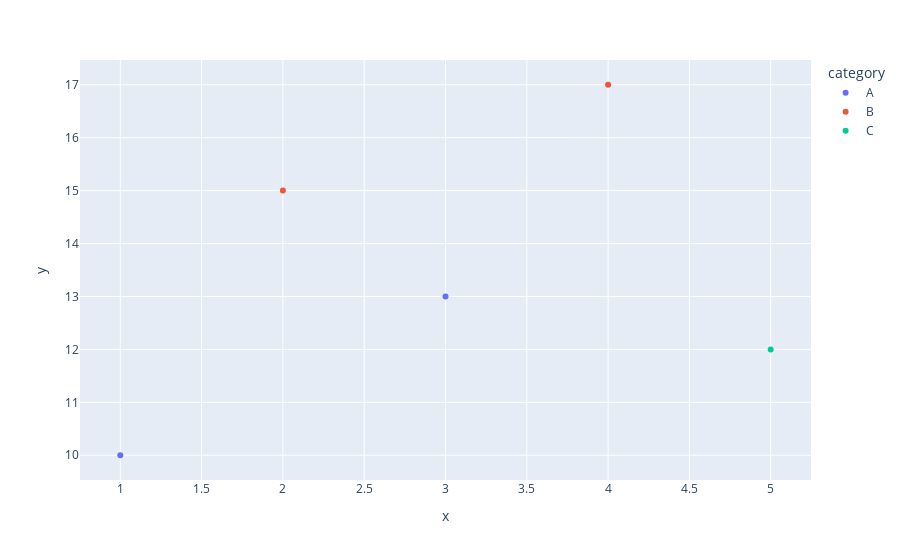

The notebook cell this image was saved under:
### Code cell
import plotly.express as px
fig = px.scatter(df, x='x', y='y', color='category')
fig.show()  # Interacts in browser or Jupyter

### Figure 1 — Plotly figure (JSON) as saved in the notebook; plotly's stock layout.template omitted (floating-point values rounded to 4 significant figures)
{"data": [{"hovertemplate": "category=A<br>x=%{x}<br>y=%{y}<extra></extra>", "legendgroup": "A", "marker": {"color": "#636efa", "symbol": "circle"}, "mode": "markers", "name": "A", "orientation": "v", "showlegend": true, "type": "scatter", "x": [1, 3], "xaxis": "x", "y": [10, 13], "yaxis": "y"}, {"hovertemplate": "category=B<br>x=%{x}<br>y=%{y}<extra></extra>", "legendgroup": "B", "marker": {"color": "#EF553B", "symbol": "circle"}, "mode": "markers", "name": "B", "orientation": "v", "showlegend": true, "type": "scatter", "x": [2, 4], "xaxis": "x", "y": [15, 17], "yaxis": "y"}, {"hovertemplate": "category=C<br>x=%{x}<br>y=%{y}<extra></extra>", "legendgroup": "C", "marker": {"color": "#00cc96", "symbol": "circle"}, "mode": "markers", "name": "C", "orientation": "v", "showlegend": true, "type": "scatter", "x": [5], "xaxis": "x", "y": [12], "yaxis": "y"}], "layout": {"legend": {"title": {"text": "category"}, "tracegroupgap": 0}, "margin": {"t": 60}, "xaxis": {"anchor": "y", "domain": [0, 1], "title": {"text": "x"}}, "yaxis": {"anchor": "x", "domain": [0, 1], "title": {"text": "y"}}}}
